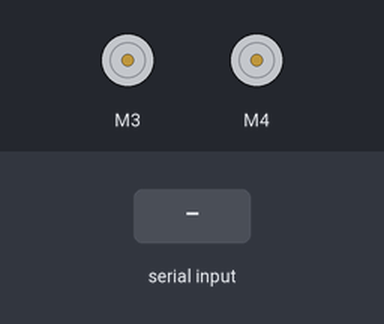
The sketch below on a simulated Arduino Uno, built with avr-gcc and run on an emulated ATmega328P. Shown: 2 × DC motor (green arrow = forward, orange = backward, longer = faster). The inputs (shaded band) are chosen by the test bench.

Above: at 1.2 s.
1.3 s: "F" received over the second serial link
At 2.1 s:
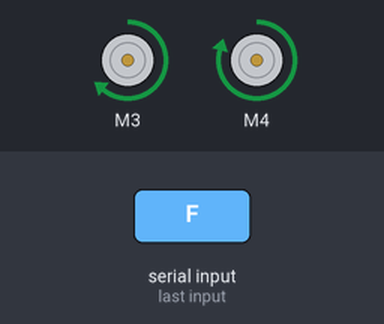
2.8 s: "L" received over the second serial link
At 3.2 s:
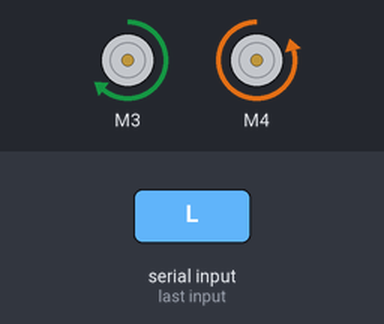
4.3 s: "R" received over the second serial link
At 5.5 s:
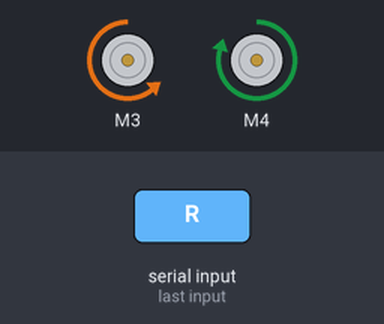
5.8 s: "B" received over the second serial link
At 6.7 s:
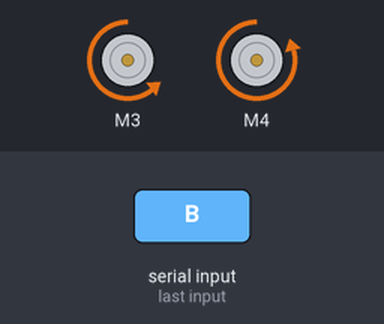
7.3 s: "A" received over the second serial link
At 7.9 s:
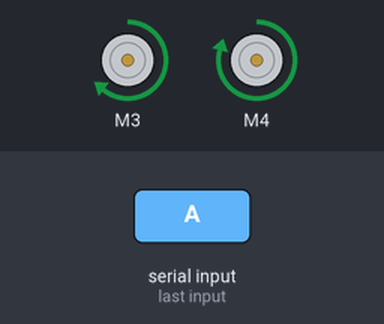
8.8 s: "S" received over the second serial link
At 10.2 s:
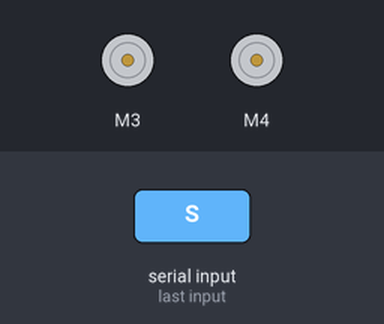
Timing chart, 0 to 11.3 s (numbered marks = the images above; inputs shaded):
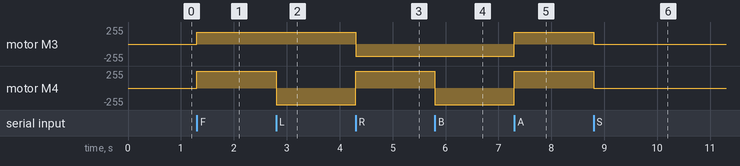

The sketch:

robo_futebol.ino
```cpp
#include <AFMotor.h> // Biblioteca do motor shield
#include "SoftwareSerial.h"

//********************Criação dos objetos********************

AF_DCMotor motor1(3); // Motor direito
AF_DCMotor motor2(4); // Motor esquerdo
SoftwareSerial bluetooth(19, 18); //TX, RX (Bluetooth)

void setup() {
  // Configuração de velocidade dos motores
  motor1.setSpeed(180); // Velocidade vai de 0 a 255
  motor2.setSpeed(250);
  //Iniciar monitor serial
  Serial.begin(9600);
  bluetooth.begin(9600);
}

void loop() {

  int c;


  if (bluetooth.available() > 0) {

    c = bluetooth.read();
    switch (c) {
      case 'F':
        frente();
        bluetooth.println("F");
        break;
      case 'A':
        frente();
        bluetooth.println("F");
        break;
      case 'L':
        esquerda();
        bluetooth.println("F");
        break;
      case 'R':
        direita();
        bluetooth.println("F");
        break;
      case 'B':
        tras();
        bluetooth.println("F");
        break;
      case 'S':
        para();
        bluetooth.println("F");
        break;
    }

  }
}

//********************Movimenta o robô para frente********************

void frente() {
  motor1.run(FORWARD); // Motor esquerdo
  motor2.run(FORWARD); // Motor direito
}

//********************Movimenta o robô para trás********************

void tras() {
  motor1.run(BACKWARD); // Motor esquerdo
  motor2.run(BACKWARD); // Motor direito
}

//********************Parada dos motores********************

void para() {
  motor1.run(RELEASE); // Motor esquerdo
  motor2.run(RELEASE); // Motor direito
}

//********************Movimenta o robô para esquerda********************

void esquerda() {
  motor1.run(FORWARD); // Motor esquerdo
  motor2.run(BACKWARD); // Motor direito
}

//********************Movimenta o robô para direita********************

void direita() {
  motor1.run(BACKWARD); // Motor esquerdo
  motor2.run(FORWARD); // Motor direito
}
```

Measured:
- after the input at 1.3 s, motor M3: stopped → forward 180/255 at once; motor M4: stopped → forward 250/255 at once
- after the input at 2.8 s, motor M4: forward 250/255 → backward 250/255 at once
- after the input at 4.3 s, motor M3: forward 180/255 → backward 180/255 at once; motor M4: backward 250/255 → forward 250/255 at once
- after the input at 5.8 s, motor M4: forward 250/255 → backward 250/255 at once
- after the input at 7.3 s, motor M3: backward 180/255 → forward 180/255 at once; motor M4: backward 250/255 → forward 250/255 at once
- after the input at 8.8 s, motor M3: forward 180/255 → stopped at once; motor M4: forward 250/255 → stopped at once
